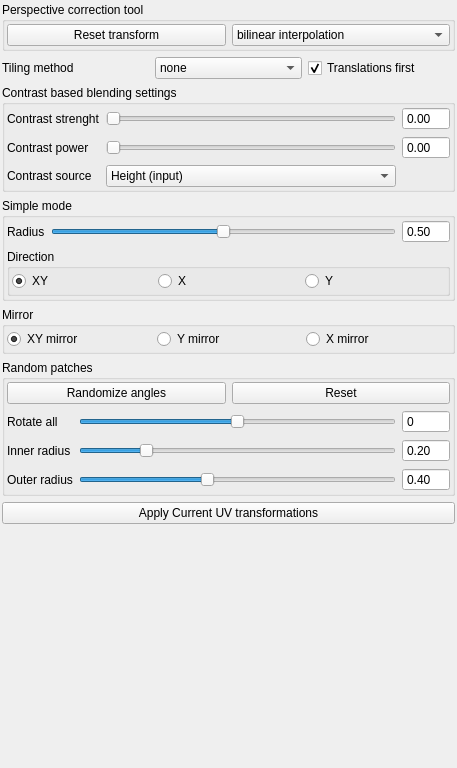
           <widget class="QWidget" name="scrollAreaWidgetContents_8">
            <property name="geometry">
             <rect>
              <x>0</x>
              <y>0</y>
              <width>457</width>
              <height>768</height>
             </rect>
            </property>
            <property name="sizePolicy">
             <sizepolicy hsizetype="Minimum" vsizetype="Preferred">
              <horstretch>0</horstretch>
              <verstretch>0</verstretch>
             </sizepolicy>
            </property>
            <layout class="QVBoxLayout" name="verticalLayout_15">
             <property name="leftMargin">
              <number>2</number>
             </property>
             <property name="topMargin">
              <number>2</number>
             </property>
             <property name="rightMargin">
              <number>2</number>
             </property>
             <property name="bottomMargin">
              <number>2</number>
             </property>
             <item>
              <widget class="QGroupBox" name="PerspectiveTool">
               <property name="title">
                <string>Perspective correction tool</string>
               </property>
               <layout class="QHBoxLayout" name="horizontalLayout_5">
                <property name="leftMargin">
                 <number>2</number>
                </property>
                <property name="topMargin">
                 <number>2</number>
                </property>
                <property name="rightMargin">
                 <number>2</number>
                </property>
                <property name="bottomMargin">
                 <number>2</number>
                </property>
                <item>
                 <widget class="QPushButton" name="pushButtonResetTransform">
                  <property name="text">
                   <string>Reset transform</string>
                  </property>
                 </widget>
                </item>
                <item>
                 <widget class="QComboBox" name="comboBoxPerspectiveTransformMethod">
                  <property name="currentIndex">
                   <number>0</number>
                  </property>
                  <item>
                   <property name="text">
                    <string>bilinear interpolation</string>
                   </property>
                  </item>
                  <item>
                   <property name="text">
                    <string>linear interpolation</string>
                   </property>
                  </item>
                 </widget>
                </item>
               </layout>
              </widget>
             </item>
             <item>
              <layout class="QGridLayout" name="gridLayout_7">
               <item row="0" column="1">
                <widget class="QComboBox" name="comboBoxSeamlessMode">
                 <item>
                  <property name="text">
                   <string>none</string>
                  </property>
                 </item>
                 <item>
                  <property name="text">
                   <string>simple</string>
                  </property>
                 </item>
                 <item>
                  <property name="text">
                   <string>mirror</string>
                  </property>
                 </item>
                 <item>
                  <property name="text">
                   <string>random</string>
                  </property>
                 </item>
                </widget>
               </item>
               <item row="0" column="0">
                <widget class="QLabel" name="label_20">
                 <property name="text">
                  <string>Tiling method</string>
                 </property>
                </widget>
               </item>
               <item row="0" column="2">
                <widget class="QCheckBox" name="checkBoxUVTranslationsFirst">
                 <property name="toolTip">
                  <string>&lt;html&gt;&lt;head/&gt;&lt;body&gt;&lt;p&gt;If enabled: UV translations and transformations are performed first before the seamless algorithms. If disabled: UV tranformations are performed after seamless algorithms.&lt;/p&gt;&lt;/body&gt;&lt;/html&gt;</string>
                 </property>
                 <property name="text">
                  <string>Translations first</string>
                 </property>
                 <property name="checked">
                  <bool>true</bool>
                 </property>
                </widget>
               </item>
              </layout>
             </item>
             <item>
              <widget class="QGroupBox" name="groupBoxUVContrastSettings">
               <property name="title">
                <string>Contrast based blending settings</string>
               </property>
               <layout class="QVBoxLayout" name="verticalLayout_28">
                <property name="leftMargin">
                 <number>2</number>
                </property>
                <property name="topMargin">
                 <number>2</number>
                </property>
                <property name="rightMargin">
                 <number>2</number>
                </property>
                <property name="bottomMargin">
                 <number>2</number>
                </property>
                <item>
                 <layout class="QGridLayout" name="gridLayout_15">
                  <item row="2" column="2">
                   <widget class="QDoubleSpinBox" name="doubleSpinBoxSeamlessContrastPower">
                    <property name="readOnly">
                     <bool>true</bool>
                    </property>
                    <property name="buttonSymbols">
                     <enum>QAbstractSpinBox::NoButtons</enum>
                    </property>
                   </widget>
                  </item>
                  <item row="2" column="1">
                   <widget class="QSlider" name="horizontalSliderSeamlessContrastPower">
                    <property name="toolTip">
                     <string>&lt;html&gt;&lt;head/&gt;&lt;body&gt;&lt;p&gt;Another parameter which allows you to control blending weights  between two colors.&lt;/p&gt;&lt;/body&gt;&lt;/html&gt;</string>
                    </property>
                    <property name="orientation">
                     <enum>Qt::Horizontal</enum>
                    </property>
                   </widget>
                  </item>
                  <item row="1" column="0">
                   <widget class="QLabel" name="labelContrastStrenght">
                    <property name="text">
                     <string>Contrast strenght</string>
                    </property>
                   </widget>
                  </item>
                  <item row="1" column="1">
                   <widget class="QSlider" name="horizontalSliderSeamlessContrastStrenght">
                    <property name="toolTip">
                     <string>&lt;html&gt;&lt;head/&gt;&lt;body&gt;&lt;p&gt;It corrects the blending equation according to contrast between two mixed colors. When slider is set to &lt;span style=&quot; font-weight:600;&quot;&gt;zero&lt;/span&gt; standard linear interpolation is applied. This tool works best with &lt;span style=&quot; font-weight:600;&quot;&gt;simple tilling&lt;/span&gt; algorithm.&lt;/p&gt;&lt;p&gt;&lt;br/&gt;&lt;/p&gt;&lt;/body&gt;&lt;/html&gt;</string>
                    </property>
                    <property name="maximum">
                     <number>100</number>
                    </property>
                    <property name="orientation">
                     <enum>Qt::Horizontal</enum>
                    </property>
                   </widget>
                  </item>
                  <item row="2" column="0">
                   <widget class="QLabel" name="labelContrastPower">
                    <property name="text">
                     <string>Contrast power</string>
                    </property>
                   </widget>
                  </item>
                  <item row="1" column="2">
                   <widget class="QDoubleSpinBox" name="doubleSpinBoxSeamlessContrastStrenght">
                    <property name="readOnly">
                     <bool>true</bool>
                    </property>
                    <property name="buttonSymbols">
                     <enum>QAbstractSpinBox::NoButtons</enum>
                    </property>
                    <property name="maximum">
                     <double>100.000000000000000</double>
                    </property>
                    <property name="singleStep">
                     <double>0.010000000000000</double>
                    </property>
                   </widget>
                  </item>
                  <item row="3" column="0">
                   <widget class="QLabel" name="label_38">
                    <property name="text">
                     <string>Contrast source</string>
                    </property>
                   </widget>
                  </item>
                  <item row="3" column="1">
                   <widget class="QComboBox" name="comboBoxSeamlessContrastInputImage">
                    <property name="toolTip">
                     <string>&lt;html&gt;&lt;head/&gt;&lt;body&gt;&lt;p&gt;Choose between to types of images which are taken in order to calculate the contrast parameter. Only input textures (height and diffuse) are supported.&lt;/p&gt;&lt;/body&gt;&lt;/html&gt;</string>
                    </property>
                    <item>
                     <property name="text">
                      <string>Height (input)</string>
                     </property>
                    </item>
                    <item>
                     <property name="text">
                      <string>Diffuse (input)</string>
                     </property>
                    </item>
                   </widget>
                  </item>
                 </layout>
                </item>
               </layout>
              </widget>
             </item>
             <item>
              <widget class="QGroupBox" name="groupBoxSimpleSeamlessMode">
               <property name="title">
                <string>Simple mode</string>
               </property>
               <layout class="QVBoxLayout" name="verticalLayout_20">
                <property name="leftMargin">
                 <number>2</number>
                </property>
                <property name="topMargin">
                 <number>2</number>
                </property>
                <property name="rightMargin">
                 <number>2</number>
                </property>
                <property name="bottomMargin">
                 <number>2</number>
                </property>
                <item>
                 <layout class="QGridLayout" name="gridLayout_9">
                  <item row="1" column="2">
                   <widget class="QDoubleSpinBox" name="doubleSpinBoxMakeSeamless">
                    <property name="readOnly">
                     <bool>true</bool>
                    </property>
                    <property name="buttonSymbols">
                     <enum>QAbstractSpinBox::NoButtons</enum>
                    </property>
                    <property name="maximum">
                     <double>100.000000000000000</double>
                    </property>
                    <property name="value">
                     <double>0.500000000000000</double>
                    </property>
                   </widget>
                  </item>
                  <item row="1" column="1">
                   <widget class="QSlider" name="horizontalSliderMakeSeamlessRadius">
                    <property name="toolTip">
                     <string/>
                    </property>
                    <property name="statusTip">
                     <string>Seamless radius</string>
                    </property>
                    <property name="maximum">
                     <number>100</number>
                    </property>
                    <property name="value">
                     <number>50</number>
                    </property>
                    <property name="orientation">
                     <enum>Qt::Horizontal</enum>
                    </property>
                   </widget>
                  </item>
                  <item row="1" column="0">
                   <widget class="QLabel" name="label_21">
                    <property name="text">
                     <string>Radius</string>
                    </property>
                   </widget>
                  </item>
                 </layout>
                </item>
                <item>
                 <widget class="QGroupBox" name="groupBoxSeamlessSimpleDirection">
                  <property name="title">
                   <string>Direction</string>
                  </property>
                  <layout class="QVBoxLayout" name="verticalLayout_16">
                   <property name="leftMargin">
                    <number>2</number>
                   </property>
                   <property name="topMargin">
                    <number>2</number>
                   </property>
                   <property name="rightMargin">
                    <number>2</number>
                   </property>
                   <property name="bottomMargin">
                    <number>2</number>
                   </property>
                   <item>
                    <layout class="QHBoxLayout" name="horizontalLayout_2">
                     <item>
                      <widget class="QRadioButton" name="radioButtonSeamlessSimpleDirXY">
                       <property name="text">
                        <string>XY</string>
                       </property>
                       <property name="checked">
                        <bool>true</bool>
                       </property>
                      </widget>
                     </item>
                     <item>
                      <widget class="QRadioButton" name="radioButtonSeamlessSimpleDirX">
                       <property name="text">
                        <string>X</string>
                       </property>
                      </widget>
                     </item>
                     <item>
                      <widget class="QRadioButton" name="radioButtonSeamlessSimpleDirY">
                       <property name="text">
                        <string>Y</string>
                       </property>
                      </widget>
                     </item>
                    </layout>
                   </item>
                  </layout>
                 </widget>
                </item>
               </layout>
              </widget>
             </item>
             <item>
              <widget class="QGroupBox" name="groupBoxMirrorMode">
               <property name="title">
                <string>Mirror </string>
               </property>
               <layout class="QHBoxLayout" name="horizontalLayout">
                <property name="leftMargin">
                 <number>2</number>
                </property>
                <property name="topMargin">
                 <number>2</number>
                </property>
                <property name="rightMargin">
                 <number>2</number>
                </property>
                <property name="bottomMargin">
                 <number>2</number>
                </property>
                <item>
                 <widget class="QRadioButton" name="radioButtonMirrorModeXY">
                  <property name="text">
                   <string>XY mirror</string>
                  </property>
                  <property name="checked">
                   <bool>true</bool>
                  </property>
                 </widget>
                </item>
                <item>
                 <widget class="QRadioButton" name="radioButtonMirrorModeY">
                  <property name="text">
                   <string>Y mirror</string>
                  </property>
                 </widget>
                </item>
                <item>
                 <widget class="QRadioButton" name="radioButtonMirrorModeX">
                  <property name="text">
                   <string>X mirror</string>
                  </property>
                 </widget>
                </item>
               </layout>
              </widget>
             </item>
             <item>
              <widget class="QGroupBox" name="groupBoxRandomPatchesMode">
               <property name="title">
                <string>Random patches</string>
               </property>
               <layout class="QVBoxLayout" name="verticalLayout_21">
                <property name="leftMargin">
                 <number>2</number>
                </property>
                <property name="topMargin">
                 <number>2</number>
                </property>
                <property name="rightMargin">
                 <number>2</number>
                </property>
                <property name="bottomMargin">
                 <number>2</number>
                </property>
                <item>
                 <layout class="QHBoxLayout" name="horizontalLayout_3">
                  <item>
                   <widget class="QPushButton" name="pushButtonRandomPatchesRandomize">
                    <property name="text">
                     <string>Randomize angles</string>
                    </property>
                   </widget>
                  </item>
                  <item>
                   <widget class="QPushButton" name="pushButtonRandomPatchesReset">
                    <property name="text">
                     <string>Reset</string>
                    </property>
                   </widget>
                  </item>
                 </layout>
                </item>
                <item>
                 <layout class="QGridLayout" name="gridLayout_10">
                  <item row="1" column="0">
                   <widget class="QLabel" name="label_24">
                    <property name="text">
                     <string>Rotate all</string>
                    </property>
                   </widget>
                  </item>
                  <item row="2" column="1">
                   <widget class="QSlider" name="horizontalSliderRandomPatchesInnerRadius">
                    <property name="maximum">
                     <number>100</number>
                    </property>
                    <property name="value">
                     <number>20</number>
                    </property>
                    <property name="orientation">
                     <enum>Qt::Horizontal</enum>
                    </property>
                   </widget>
                  </item>
                  <item row="1" column="1">
                   <widget class="QSlider" name="horizontalSliderRandomPatchesRotate">
                    <property name="minimum">
                     <number>-180</number>
                    </property>
                    <property name="maximum">
                     <number>180</number>
                    </property>
                    <property name="orientation">
                     <enum>Qt::Horizontal</enum>
                    </property>
                   </widget>
                  </item>
                  <item row="1" column="2">
                   <widget class="QDoubleSpinBox" name="doubleSpinBoxRandomPatchesAngle">
                    <property name="readOnly">
                     <bool>true</bool>
                    </property>
                    <property name="buttonSymbols">
                     <enum>QAbstractSpinBox::NoButtons</enum>
                    </property>
                    <property name="decimals">
                     <number>0</number>
                    </property>
                    <property name="minimum">
                     <double>-180.000000000000000</double>
                    </property>
                    <property name="maximum">
                     <double>180.000000000000000</double>
                    </property>
                   </widget>
                  </item>
                  <item row="3" column="1">
                   <widget class="QSlider" name="horizontalSliderRandomPatchesOuterRadius">
                    <property name="maximum">
                     <number>100</number>
                    </property>
                    <property name="value">
                     <number>40</number>
                    </property>
                    <property name="orientation">
                     <enum>Qt::Horizontal</enum>
                    </property>
                   </widget>
                  </item>
                  <item row="2" column="0">
                   <widget class="QLabel" name="label_25">
                    <property name="text">
                     <string>Inner radius</string>
                    </property>
                   </widget>
                  </item>
                  <item row="3" column="0">
                   <widget class="QLabel" name="label_26">
                    <property name="text">
                     <string>Outer radius</string>
                    </property>
                   </widget>
                  </item>
                  <item row="2" column="2">
                   <widget class="QDoubleSpinBox" name="doubleSpinBoxRandomPatchesInnerRadius">
                    <property name="readOnly">
                     <bool>true</bool>
                    </property>
                    <property name="buttonSymbols">
                     <enum>QAbstractSpinBox::NoButtons</enum>
                    </property>
                    <property name="accelerated">
                     <bool>false</bool>
                    </property>
                    <property name="maximum">
                     <double>100.000000000000000</double>
                    </property>
                    <property name="value">
                     <double>0.200000000000000</double>
                    </property>
                   </widget>
                  </item>
                  <item row="3" column="2">
                   <widget class="QDoubleSpinBox" name="doubleSpinBoxRandomPatchesOuterRadius">
                    <property name="readOnly">
                     <bool>true</bool>
                    </property>
                    <property name="buttonSymbols">
                     <enum>QAbstractSpinBox::NoButtons</enum>
                    </property>
                    <property name="maximum">
                     <double>100.000000000000000</double>
                    </property>
                    <property name="value">
                     <double>0.400000000000000</double>
                    </property>
                   </widget>
                  </item>
                 </layout>
                </item>
               </layout>
              </widget>
             </item>
             <item>
              <widget class="QPushButton" name="pushButtonApplyUVtransformations">
               <property name="toolTip">
                <string>&lt;html&gt;&lt;head/&gt;&lt;body&gt;&lt;p&gt;Use current diffuse texture and regenerate all the textures based on it. It resets all UV transformations.&lt;/p&gt;&lt;p&gt;&lt;span style=&quot; font-weight:600;&quot;&gt;Note: &lt;/span&gt;It is better to work on images when UVs transformation are &lt;span style=&quot; font-weight:600;&quot;&gt;disabled&lt;/span&gt;. Otherwise processing may lead to some &lt;span style=&quot; font-weight:600;&quot;&gt;bugs&lt;/span&gt; in the images generated by AB. &lt;/p&gt;&lt;/body&gt;&lt;/html&gt;</string>
               </property>
               <property name="statusTip">
                <string/>
               </property>
               <property name="text">
                <string>Apply Current UV transformations</string>
               </property>
              </widget>
             </item>
             <item>
              <spacer name="verticalSpacer_2">
               <property name="orientation">
                <enum>Qt::Vertical</enum>
               </property>
               <property name="sizeHint" stdset="0">
                <size>
                 <width>20</width>
                 <height>40</height>
                </size>
               </property>
              </spacer>
             </item>
            </layout>
           </widget>
